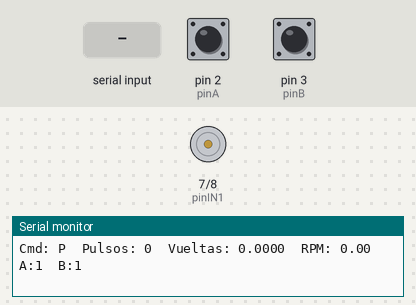
Bench run of a sketch on a simulated Arduino Uno, built with avr-gcc and run on an emulated ATmega328P. Parts: motor-driver pin pairs drawn as motors (green arrow = first pin HIGH = forward, orange = second pin HIGH = backward, longer = more drive, scaled by the enable pin), the last lines printed to the serial monitor. Inputs (shaded band) come from the test bench; at power-on: pin 2 (pinA) HIGH, pin 3 (pinB) HIGH.

Above: at 1.7 s.
1.8 s: "A" received over Serial
At 2.7 s:
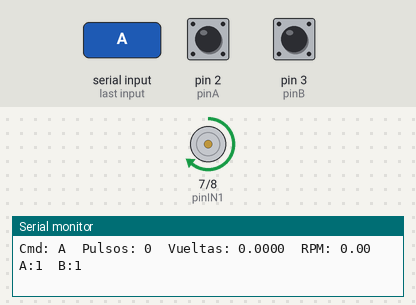
3.3 s: "R" received over Serial
At 3.8 s:
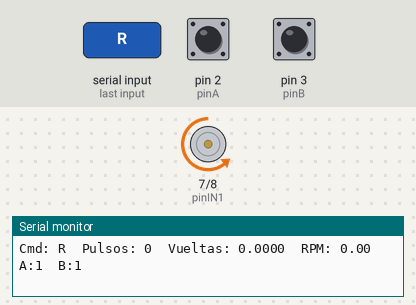
4.8 s: "P" received over Serial
At 6.0 s:
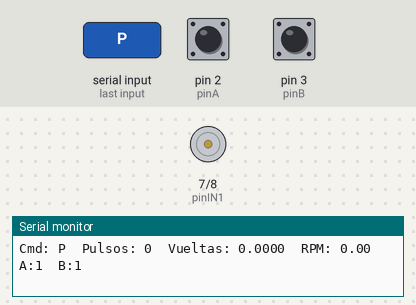
6.3 s: "a" received over Serial
At 7.3 s:
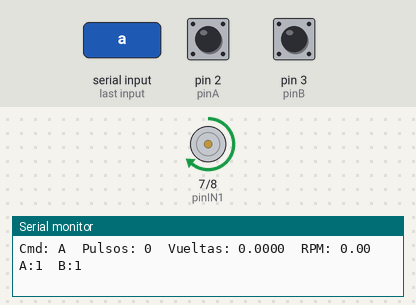
7.8 s: "r" received over Serial
At 8.5 s:
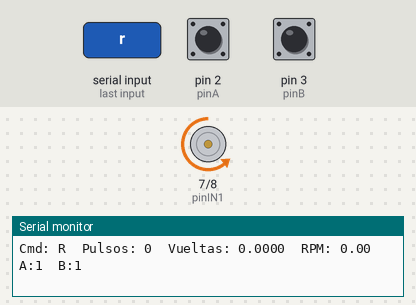
Timing chart, 0 to 10.3 s (numbered marks = the images above; inputs shaded):
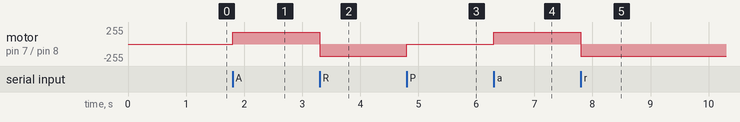

Measured:
- after the input at 1.8 s, motor on pin 7 (pinIN1) / pin 8 (pinIN2): stopped → forward 180/255 at once
- after the input at 3.3 s, motor on pin 7 (pinIN1) / pin 8 (pinIN2): forward 180/255 → backward 180/255 at once
- after the input at 4.8 s, motor on pin 7 (pinIN1) / pin 8 (pinIN2): backward 180/255 → stopped at once
- after the input at 6.3 s, motor on pin 7 (pinIN1) / pin 8 (pinIN2): stopped → forward 180/255 at once
- after the input at 7.8 s, motor on pin 7 (pinIN1) / pin 8 (pinIN2): forward 180/255 → backward 180/255 at once

The sketch:

motor_encoder.ino
```cpp
// ============================================
// CONTROL DE MOTOR DC CON ENCODER
// ============================================

// Pines para el puente H (L298N)
const int pinIN1 = 7;
const int pinIN2 = 8;
const int pinEN  = 9;

// Pines para el encoder
const int pinA = 2;
const int pinB = 3;

// Variables para encoder
volatile long contador = 0;
volatile uint8_t estadoAnterior = 0;

long conteoAnterior = 0;
unsigned long tiempoAnterior = 0;

float rpm = 0.0;
char comando = 'P';

// AJUSTA ESTE VALOR SEGUN TU ENCODER REAL
const float CPR = 3200.0;  // Pulsos por revolución

// Velocidades PWM (0-255)
const int VELOCIDAD_MOTOR = 180;

// Tabla de cuadratura
const int8_t tabla[16] = {
   0, -1,  1,  0,
   1,  0,  0, -1,
  -1,  0,  0,  1,
   0,  1, -1,  0
};

inline uint8_t leerEncoder() {
  uint8_t a = digitalRead(pinA);
  uint8_t b = digitalRead(pinB);
  return (a << 1) | b;
}

void encoderISR() {
  uint8_t estadoActual = leerEncoder();
  uint8_t indice = (estadoAnterior << 2) | estadoActual;
  contador += tabla[indice];
  estadoAnterior = estadoActual;
}

void motorAdelante() {
  digitalWrite(pinIN1, HIGH);
  digitalWrite(pinIN2, LOW);
  analogWrite(pinEN, VELOCIDAD_MOTOR);
}

void motorAtras() {
  digitalWrite(pinIN1, LOW);
  digitalWrite(pinIN2, HIGH);
  analogWrite(pinEN, VELOCIDAD_MOTOR);
}

void motorParo() {
  analogWrite(pinEN, 0);
  digitalWrite(pinIN1, LOW);
  digitalWrite(pinIN2, LOW);
}

void leerSerial() {
  while (Serial.available() > 0) {
    char c = Serial.read();

    if (c == 'A' || c == 'a') {
      comando = 'A';
      Serial.println("OK:ADELANTE");
    }
    else if (c == 'R' || c == 'r') {
      comando = 'R';
      Serial.println("OK:ATRAS");
    }
    else if (c == 'P' || c == 'p') {
      comando = 'P';
      Serial.println("OK:PARO");
    }
    else if (c == 'Z' || c == 'z') {
      noInterrupts();
      contador = 0;
      conteoAnterior = 0;
      interrupts();
      Serial.println("OK:RESET");
    }
  }
}

void calcularRPM() {
  unsigned long ahora = millis();

  if (ahora - tiempoAnterior >= 100) {
    long cuentaActual;

    noInterrupts();
    cuentaActual = contador;
    interrupts();

    long delta = cuentaActual - conteoAnterior;
    rpm = (delta * 60.0) / (CPR * 0.1);

    conteoAnterior = cuentaActual;
    tiempoAnterior = ahora;
  }
}

void enviarDatos() {
  static unsigned long lastSend = 0;
  unsigned long ahora = millis();

  if (ahora - lastSend >= 200) {
    lastSend = ahora;

    long c;
    noInterrupts();
    c = contador;
    interrupts();

    float vueltas = (float)c / CPR;
    String estadoMotor = "";

    if (comando == 'A') estadoMotor = "ADELANTE";
    else if (comando == 'R') estadoMotor = "ATRAS";
    else estadoMotor = "PARADO";

    // Formato para el servidor: Cmd: A  Pulsos: 1234  Vueltas: 0.3856  RPM: 1250.50  A:1  B:0
    Serial.print("Cmd: ");
    Serial.print(comando);
    Serial.print("  Pulsos: ");
    Serial.print(c);
    Serial.print("  Vueltas: ");
    Serial.print(vueltas, 4);
    Serial.print("  RPM: ");
    Serial.print(rpm, 2);
    Serial.print("  A:");
    Serial.print(digitalRead(pinA));
    Serial.print("  B:");
    Serial.println(digitalRead(pinB));
  }
}

void setup() {
  Serial.begin(115200);

  pinMode(pinIN1, OUTPUT);
  pinMode(pinIN2, OUTPUT);
  pinMode(pinEN, OUTPUT);

  pinMode(pinA, INPUT_PULLUP);
  pinMode(pinB, INPUT_PULLUP);

  motorParo();
  delay(500);

  estadoAnterior = leerEncoder();
  tiempoAnterior = millis();

  attachInterrupt(digitalPinToInterrupt(pinA), encoderISR, CHANGE);
  attachInterrupt(digitalPinToInterrupt(pinB), encoderISR, CHANGE);

  Serial.println("=== SISTEMA DE CONTROL CON ENCODER ===");
  Serial.println("Comandos: A=Adelante R=Atras P=Paro Z=Reset");
  Serial.println("=======================================");
}

void loop() {
  leerSerial();

  switch (comando) {
    case 'A':
      motorAdelante();
      break;
    case 'R':
      motorAtras();
      break;
    default:
      motorParo();
      break;
  }

  calcularRPM();
  enviarDatos();
}
```
